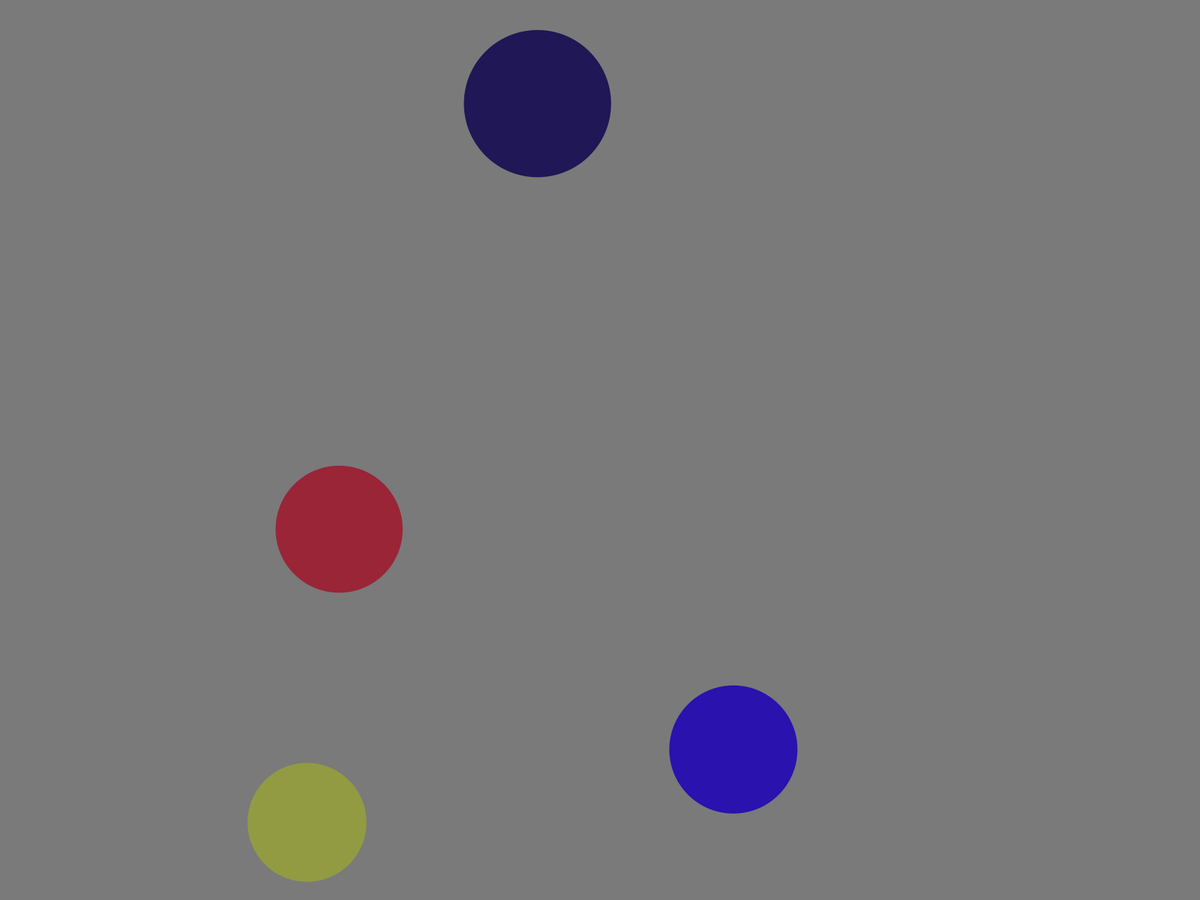
Frame 1 (no input)
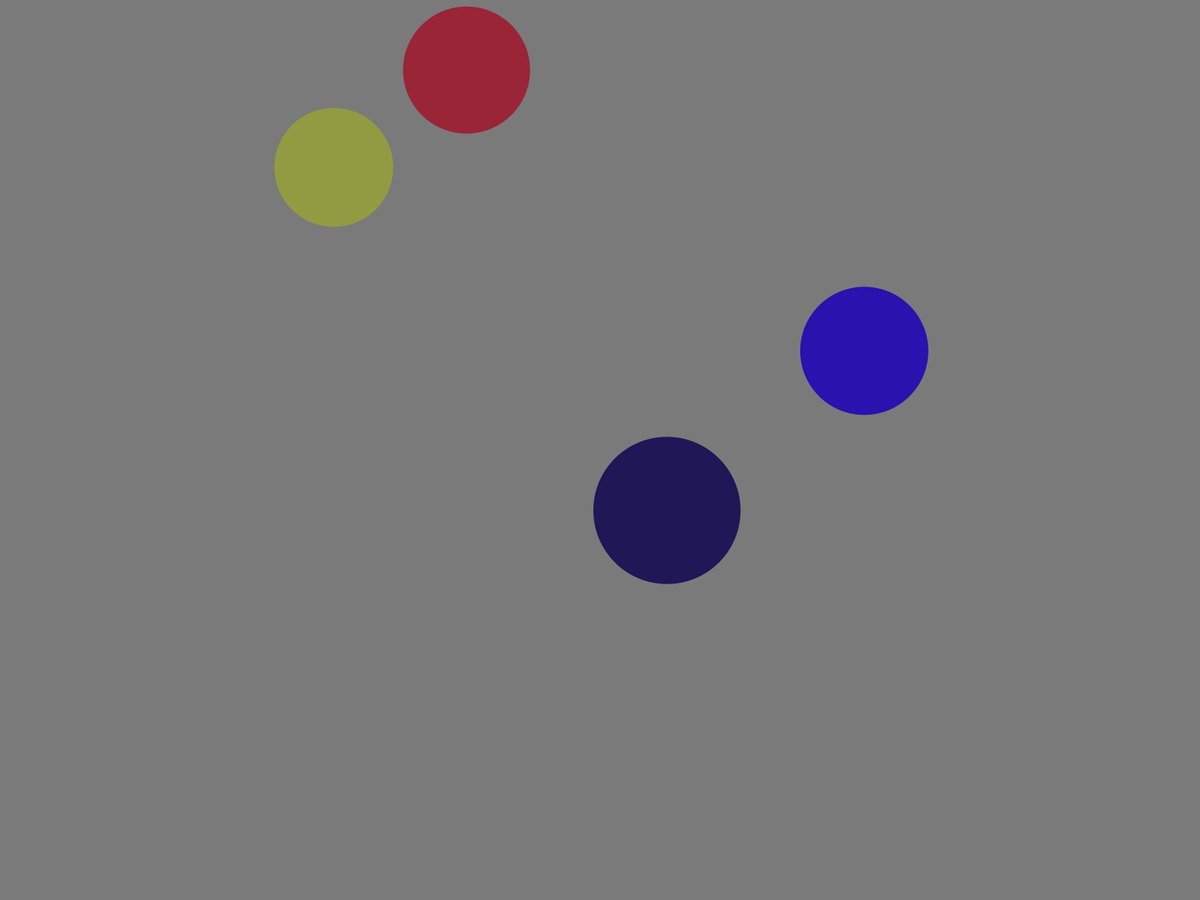
Frame 60 (the mouse pressed at the canvas centre just before this capture)
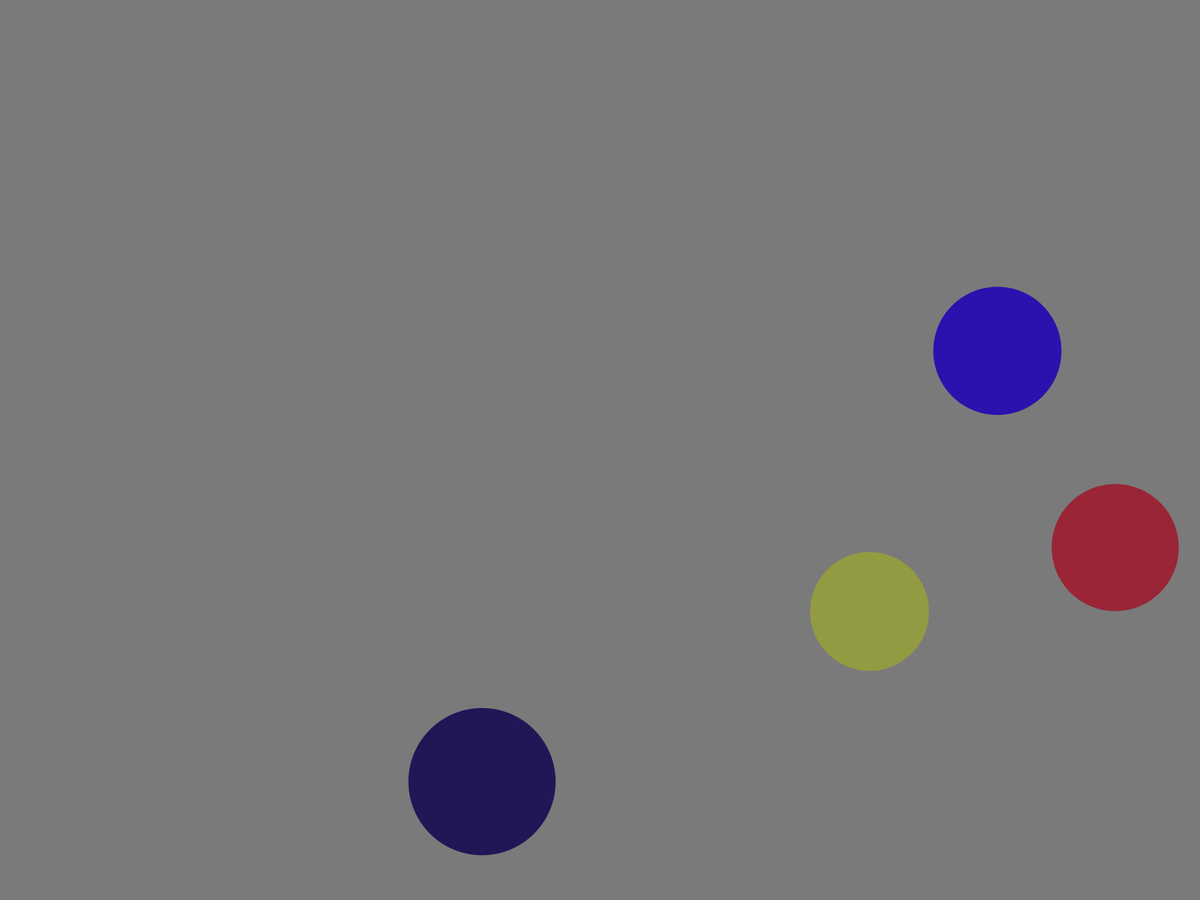
Frame 120 (the mouse held since frame 60 and released just before this capture)

The Processing sketch that drew these frames (run headless with seeded random() and noise(); from frame 60 on, the mouse is pressed at the canvas centre):

// Processing sketch: physics_balls
// ── physics_balls.pde
Ball[] main = new Ball[4];

void setup(){
  //size(1500, 900);
  fullScreen();
  randomSeed(123);
  noStroke();
  for(int i = 0; i < main.length; i ++){
    float diam = random(150) + 50;
    main[i] = new Ball(random(width-diam)+diam/2, random(height-diam)+diam/2, random(60)-30, random(60)-30, diam, color(random(255), random(255), random(255)), diam);
  }
}

void draw(){
  //println(frameRate);
  background(122.5);
  for(int i = 0; i < main.length; i ++){
    main[i].move();
    main[i].display();    
  }
  
  for(int i = 0; i < main.length-1; i ++){
    for(int j = i+1; j < main.length; j ++){
      if(sqrt(sq(main[i].pos.x-main[j].pos.x) + sq(main[i].pos.y - main[j].pos.y)) <= (main[i].size + main[j].size)/2){
        println("There was a collison between ", i, " and ", j);
        exchange(main[i], main[j]);
        //noLoop();
      }
    }
  }
  
}

void exchange(Ball i, Ball j){
  float angle1 = atan((-i.pos.y + j.pos.y)/(i.pos.x - j.pos.x));
  println(angle1 * (360/(2*PI)));
}
// ── balls.pde
class Ball {
  float mass, size;
  color background;
  PVector velocity, pos;  
  Ball(float posx, float posy, float vx, float vy, float m, color c, float s){
    background = c;
    velocity = new PVector(vx, vy);
    mass = m;
    size = s;
    pos = new PVector(posx, posy);
  }
  
  void display(){
    fill(background);
    ellipse(pos.x, pos.y, size, size);
  }
  
  void move(){
    if((pos.x-(size/2) <= 0) || (pos.x+(size/2) >= width)){
      velocity.x = -velocity.x;
    }
    if((pos.y-(size/2) <= 0) || (pos.y+(size/2) >= height)){
      velocity.y = -velocity.y;
    }
    pos.x += velocity.x;
    pos.y += velocity.y;
  }
  
}
